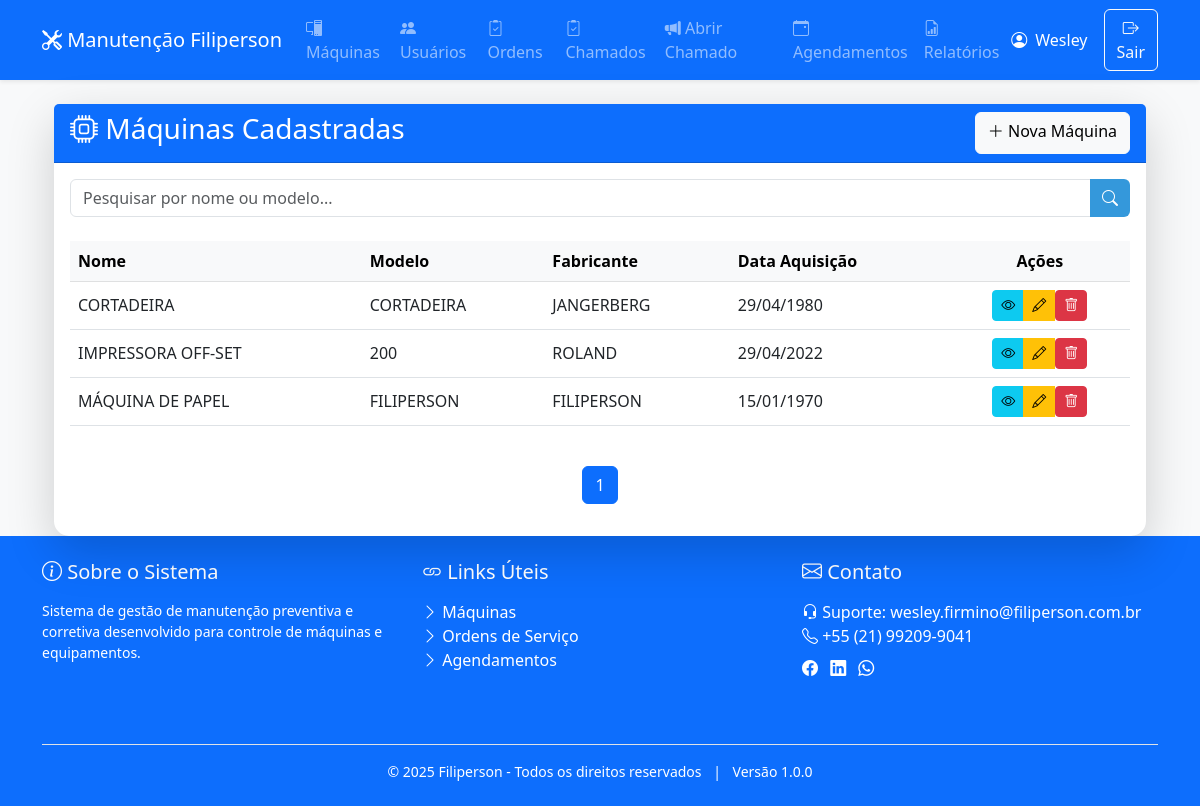
The page /machines.php (signed in) on the database its author committed.
### tables this page shows
CREATE TABLE `machines` (
  `id` int NOT NULL AUTO_INCREMENT,
  `name` varchar(100) NOT NULL,
  `model` varchar(50) DEFAULT NULL,
  `manufacturer` varchar(50) DEFAULT NULL,
  `acquisition_date` date DEFAULT NULL,
  `description` text,
  `created_at` datetime DEFAULT CURRENT_TIMESTAMP,
  `sector` varchar(100) NOT NULL,
  `equipment` varchar(100) NOT NULL,
  `axis` varchar(50) DEFAULT NULL,
  `rotor` varchar(50) DEFAULT NULL,
  `gasket` varchar(50) DEFAULT NULL,
  `motor` varchar(50) DEFAULT NULL,
  `hp` varchar(20) DEFAULT NULL,
  `rpm` varchar(20) DEFAULT NULL,
  `amp` varchar(20) DEFAULT NULL,
  `motor_bearing` varchar(50) DEFAULT NULL,
  PRIMARY KEY (`id`)
);

### machines.php (the view, shortened to what this page needs)
<?php
$pdo = Database::getInstance();
$page = isset($_GET['page']) ? (int)$_GET['page'] : 1;
$perPage = 10;
$offset = ($page - 1) * $perPage;
$search = isset($_GET['search']) ? "%{$_GET['search']}%" : '%';
$stmt = $pdo->prepare("SELECT SQL_CALC_FOUND_ROWS * FROM machines
                      WHERE name LIKE ? ORDER BY name LIMIT ? OFFSET ?");
$stmt->execute([$search, $perPage, $offset]);
$machines = $stmt->fetchAll();
$totalStmt = $pdo->query("SELECT FOUND_ROWS()");
$total = $totalStmt->fetchColumn();
$totalPages = ceil($total / $perPage);
include 'header.php';
?>
<div class="container">
    <div class="card shadow-lg mt-4">
        <div class="card-header bg-primary text-white d-flex justify-content-between">
            <h3><i class="bi bi-cpu"></i> Máquinas Cadastradas</h3>
            <?php if (!$is_technician): ?>
                <a href="machine_create.php" class="btn btn-light">
                    <i class="bi bi-plus-lg"></i> Nova Máquina
                </a>
            <?php endif; ?>
        </div>
        <div class="card-body">
            <form class="mb-4">
                <div class="input-group">
                    <input type="text" name="search" class="form-control"
                           placeholder="Pesquisar por nome ou modelo..."
                           value="<?= htmlspecialchars($_GET['search'] ?? '') ?>">
                    <button class="btn btn-primary" type="submit">
                        <i class="bi bi-search"></i>
                    </button>
                </div>
            </form>
            <div class="table-responsive">
                <table class="table table-hover align-middle">
                    <thead class="table-light">
                        <tr>
                            <th>Nome</th>
                            <th>Modelo</th>
                            <th>Fabricante</th>
                            <th>Data Aquisição</th>
                            <th class="text-center">Ações</th>
                        </tr>
                    </thead>
                    <tbody>
                        <?php foreach ($machines as $machine): ?>
                        <tr>
                            <td><?= htmlspecialchars($machine['name']) ?></td>
                            <td><?= htmlspecialchars($machine['model']) ?></td>
                            <td><?= htmlspecialchars($machine['manufacturer']) ?></td>
                            <td><?= date('d/m/Y', strtotime($machine['acquisition_date'])) ?></td>
                            <td class="text-center">
                                <div class="btn-group">
                                    <a href="machine_view.php?id=<?= $machine['id'] ?>"
                                       class="btn btn-sm btn-info">
                                        <i class="bi bi-eye"></i>
                                    </a>
                                    <?php if (!$is_technician): ?>
                                        <a href="machine_edit.php?id=<?= $machine['id'] ?>"
                                           class="btn btn-sm btn-warning">
                                            <i class="bi bi-pencil"></i>
                                        </a>
                                        <form method="POST" class="d-inline">
                                            <button type="submit" name="delete"
                                                    class="btn btn-sm btn-danger"
                                                    onclick="return confirm('Excluir permanentemente esta máquina?')">
                                                <i class="bi bi-trash"></i>
                                            </button>
                                        </form>
                                    <?php endif; ?>
                                </div>
                            </td>
                        </tr>
                        <?php endforeach; ?>
                    </tbody>
                </table>
            </div>
            <nav class="mt-4">
                <ul class="pagination justify-content-center">
                    <?php for ($i = 1; $i <= $totalPages; $i++): ?>
                    <li class="page-item <?= $i === $page ? 'active' : '' ?>">
                        <a class="page-link" href="?page=<?= $i ?>&search=<?= $_GET['search'] ?? '' ?>">
                            <?= $i ?>
                        </a>
                    </li>
                    <?php endfor; ?>
                </ul>
            </nav>
        </div>
    </div>
</div>
<?php include 'footer.php'; ?>

### styles.css (style rules this page uses)
:root { --primary-color: #2c3e50; --secondary-color: #3498db; --success-color: #27ae60; --warning-color: #f1c40f; --danger-color: #e74c3c; }
body { background-color: #f8f9fa; min-height: 100vh; }
.card { border: none; border-radius: 15px; transition: transform 0.3s ease; }
.btn-primary { background-color: var(--secondary-color); border: none; }

### rows shown on the page
machines: name "CORTADEIRA", model "CORTADEIRA", manufacturer "JANGERBERG", acquisition_date "29/04/1980"
machines: name "IMPRESSORA OFF-SET", model "200", manufacturer "ROLAND", acquisition_date "29/04/2022"
machines: name "MÁQUINA DE PAPEL", model "FILIPERSON", manufacturer "FILIPERSON", acquisition_date "15/01/1970"

### other values the page prints
$_SESSION['username'] "Wesley"
